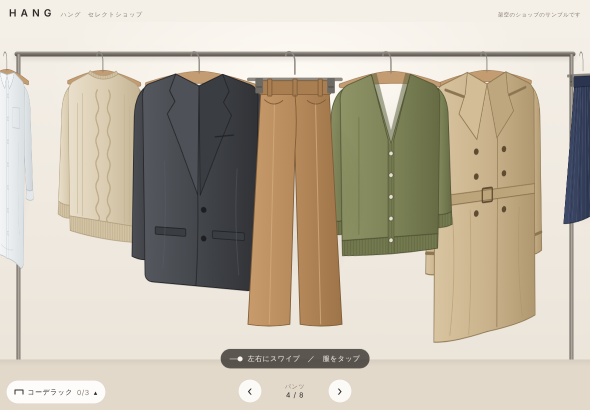
#> input picture hang/ipadL-1.png, 1180 x 820 px (shown at 1/2 size)
$ python cutout-chester-coat.py ../ipadL-1.png ../ipadL-2.png ../ipadL-2.png
#> lines starting #> are read from the running program, lines starting #| are printed output that depends on the picture; after the words box and inside, x2 and y2 are one past the last pixel; in counts of white or black regions, pixels touching at a corner belong together
"""コート写真の背景を取り除き、背景透過の画像にする（ハンガーとフックは残す）。"""
import sys
import cv2
import numpy as np
from PIL import Image

src, out_png, out_webp = sys.argv[1], sys.argv[2], sys.argv[3]
img = cv2.cvtColor(np.array(Image.open(src).convert('RGB')), cv2.COLOR_RGB2BGR)
H, W = img.shape[:2]
#> H = 820; W = 1180
lum = cv2.cvtColor(img, cv2.COLOR_BGR2GRAY)
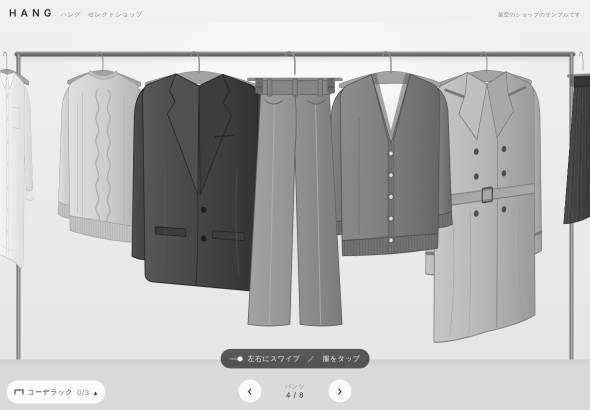
#> lum: shape (820, 1180) (shown at 1/2 size); min 30, max 255, mean 185.8

# ---- 1. GrabCut（コート本体とハンガー） ----
# 手でなぞったコートの輪郭（元画像の座標）。この線の内側は確実にコート、外側は確実に背景とし、
# 線の近く（±BAND px）だけを GrabCut に判定させる（背景の光とコートの色が近いため）
OUTLINE = [
    (430, 150), (470, 112), (540, 106), (590, 140), (615, 150), (690, 200), (752, 252), (800, 300), (815, 360),
    (840, 480), (862, 600), (885, 750), (900, 900), (908, 1035), (860, 1045), (800, 1042), (805, 1100), (810, 1300),
    (812, 1507), (500, 1512), (188, 1507), (195, 1300), (205, 1100), (215, 1045), (165, 1045), (117, 1042), (122, 900),
    (135, 750), (150, 600), (170, 480), (195, 360), (215, 300), (245, 262), (330, 205), (395, 160),
]
BAND = 30
poly = np.zeros((H, W), np.uint8)
cv2.fillPoly(poly, [np.array(OUTLINE, np.int32)], 255)
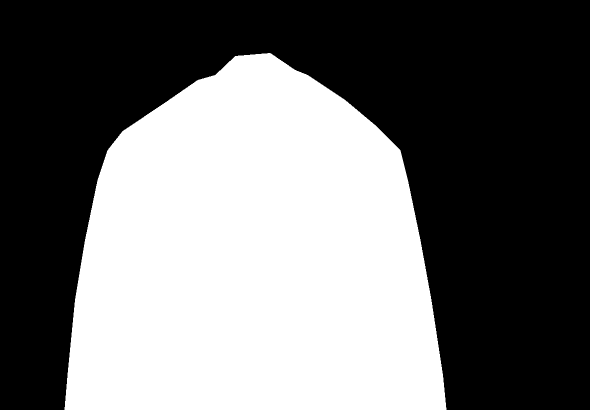
#> poly: shape (820, 1180) (shown at 1/2 size); 44.1% white; 1 white region, box (x1, y1, x2, y2) and area: (129, 106, 893, 820) 426429
k = cv2.getStructuringElement(cv2.MORPH_ELLIPSE, (2 * BAND + 1, 2 * BAND + 1))
inner = cv2.erode(poly, k)
outer = cv2.dilate(poly, k)
mask = np.full((H, W), cv2.GC_BGD, np.uint8)
mask[outer > 0] = cv2.GC_PR_BGD
mask[poly > 0] = cv2.GC_PR_FGD
mask[inner > 0] = cv2.GC_FGD
mask[lum < 30] = cv2.GC_BGD
mask[1516:, :] = cv2.GC_BGD  # 裾より下（背景の光）
bgd = np.zeros((1, 65), np.float64)
fgd = np.zeros((1, 65), np.float64)
cv2.grabCut(img, mask, None, bgd, fgd, 6, cv2.GC_INIT_WITH_MASK)
body = np.where((mask == cv2.GC_FGD) | (mask == cv2.GC_PR_FGD), 255, 0).astype(np.uint8)

# いちばん大きい塊だけを残し、内側の穴を埋める
n, labels, stats, _ = cv2.connectedComponentsWithStats(body)
if n > 1:
    big = 1 + int(np.argmax(stats[1:, cv2.CC_STAT_AREA]))
    body = np.where(labels == big, 255, 0).astype(np.uint8)
inv = cv2.bitwise_not(body)
cv2.floodFill(inv, None, (0, 0), 0)
body = cv2.bitwise_or(body, inv)
body = cv2.morphologyEx(body, cv2.MORPH_OPEN, np.ones((3, 3), np.uint8))

# ---- 2. フック（背景との差で取り出す。上部の細い金属） ----
top = 118
region = img[:top].astype(np.float32)
bgest = cv2.blur(cv2.medianBlur(img[:top], 21), (15, 15)).astype(np.float32)
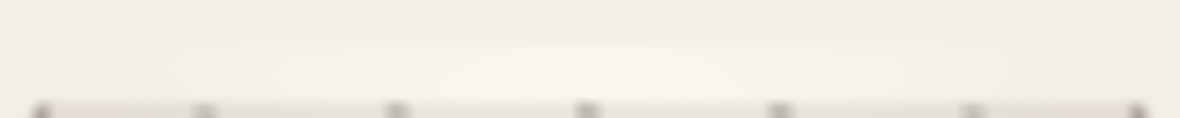
#> bgest: shape (118, 1180, 3) float32; mean B, G, R 230.7, 238.4, 243.1
diff = np.abs(region - bgest).max(axis=2)
hook = np.zeros((H, W), np.uint8)
hm = (diff > 13).astype(np.uint8) * 255
#> hm: shape (118, 1180); 10% white; 43 white regions (19 under 20 px), largest, box (x1, y1, x2, y2) and area: (29, 99, 1151, 118) 12405, (65, 18, 78, 33) 141, (19, 18, 32, 33) 134
hm[:, :430] = 0
hm[:, 600:] = 0
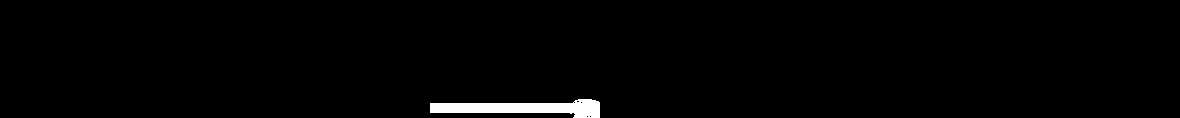
#> hm: shape (118, 1180); 1.4% white; 1 white region, box (x1, y1, x2, y2) and area: (430, 99, 600, 118) 1913
# 細い線として連続している部分だけ（ノイズを除く）
n2, lab2, st2, _ = cv2.connectedComponentsWithStats(hm)
#> n2 = 2; st2 = [[0, 0, 1180, 118, 137327], [430, 99, 170, 19, 1913]]
keep = np.zeros_like(hm)
for i in range(1, n2):
    if st2[i, cv2.CC_STAT_AREA] >= 40:
        keep[lab2 == i] = 255
keep = cv2.dilate(keep, np.ones((2, 2), np.uint8))
#> keep: shape (118, 1180); 1.5% white; 1 white region, box (x1, y1, x2, y2) and area: (430, 99, 601, 118) 2084
hook[:top] = keep
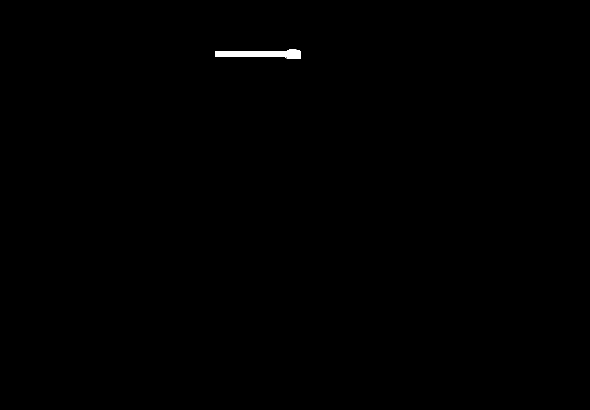
#> hook: shape (820, 1180) (shown at 1/2 size); 0.22% white; 1 white region, box (x1, y1, x2, y2) and area: (430, 99, 601, 118) 2084
alpha = cv2.bitwise_or(body, hook)
#> alpha: shape (820, 1180); 43.5% white; 2 white regions, box (x1, y1, x2, y2) and area: (99, 137, 922, 820) 418872, (430, 99, 601, 118) 2084
#> body: shape (820, 1180); 43.3% white; 1 white region, box (x1, y1, x2, y2) and area: (99, 137, 922, 820) 418872

# ---- 3. 縁をなめらかに（1px程度） ----
soft = cv2.GaussianBlur(alpha, (3, 3), 0.8)
rgba = np.dstack([cv2.cvtColor(img, cv2.COLOR_BGR2RGB), soft])
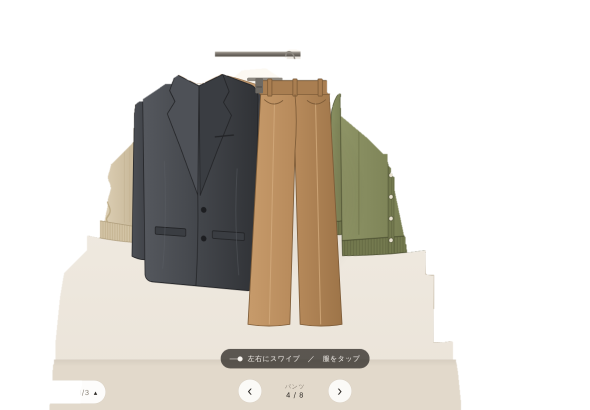
#> rgba: shape (820, 1180, 4) (shown at 1/2 size); mean R, G, B, A 194, 184.9, 168.2, 110.9; transparent parts drawn white

# ---- 4. 余白を切り詰める ----
ys, xs = np.where(soft > 8)
m = 6
y0, y1 = max(0, ys.min() - m), min(H, ys.max() + m + 1)
#> y0 = 92; y1 = 820
x0, x1 = max(0, xs.min() - m), min(W, xs.max() + m + 1)
#> x0 = 92; x1 = 929
crop = rgba[y0:y1, x0:x1]
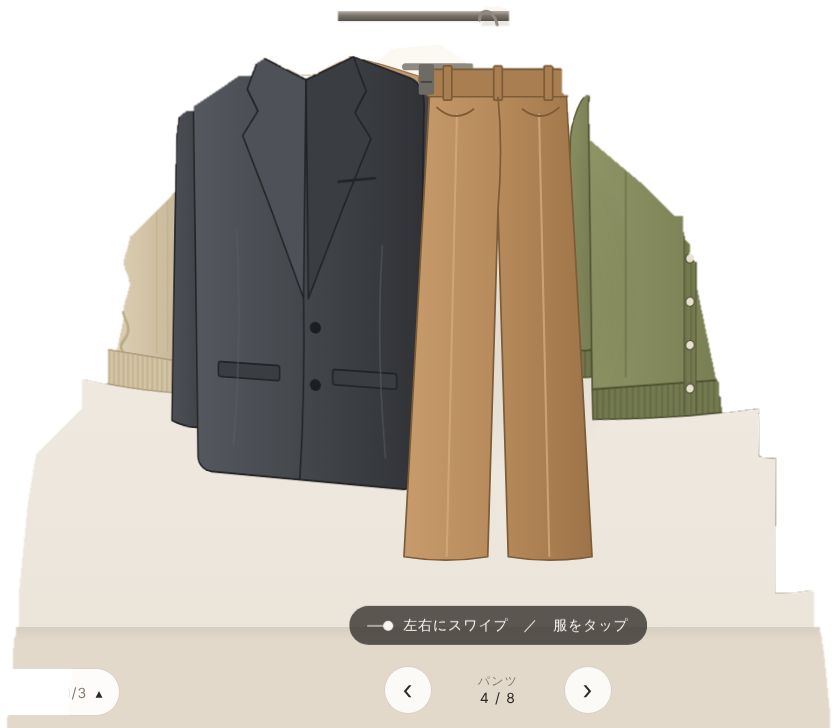
#> crop: shape (728, 837, 4); mean R, G, B, A 179, 169.5, 150.8, 176.2; transparent parts drawn white
out = Image.fromarray(crop, 'RGBA')
out.save(out_png, optimize=True)
out.save(out_webp, quality=88, method=6)

# フックの頂点（いちばん上の不透明な点）を、切り抜き後の座標で出力
hy, hx = np.where(crop[:, :, 3] > 100)
t = hy.min()
#> t = 7
tx = int(np.median(hx[hy <= t + 2]))
#> tx = 494
print(f'crop=({x0},{y0})-({x1},{y1}) size={out.size} hookTop=({tx},{t}) anchor=({tx / out.size[0]:.4f},{t / out.size[1]:.4f}) aspect={out.size[0] / out.size[1]:.4f}')
#| crop=(92,92)-(929,820) size=(837, 728) hookTop=(494,7) anchor=(0.5902,0.0096) aspect=1.1497

$ run again, on hang/phone-1.png
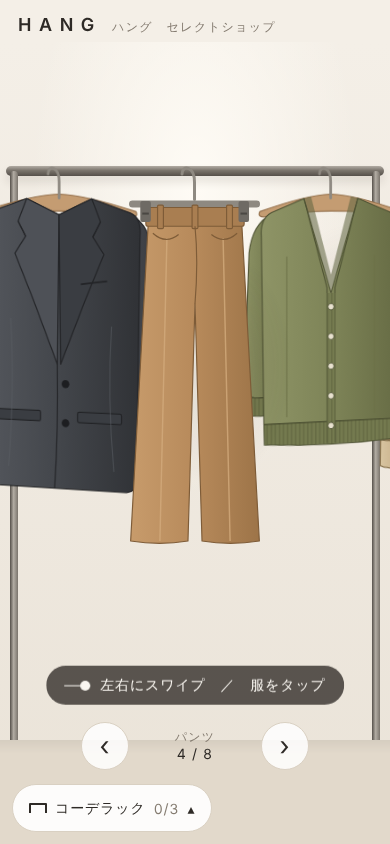
#> input picture hang/phone-1.png, 390 x 844 px
#> `cv2.fillPoly(poly, [np.array(OUTLINE, np.int32)], 255)`:
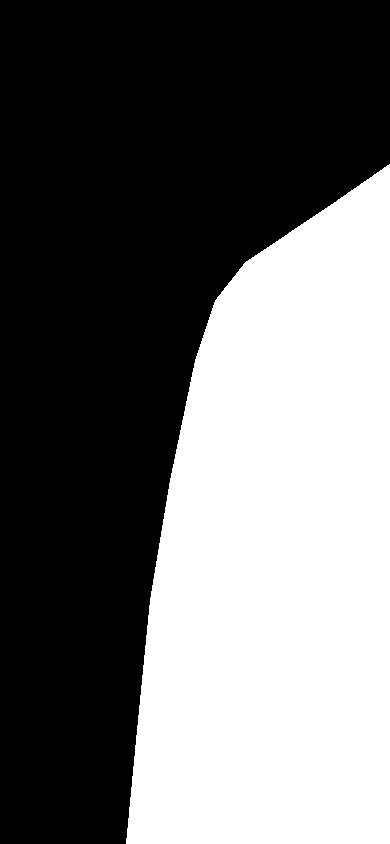
#> poly: shape (844, 390); 42% white; 1 white region, box (x1, y1, x2, y2) and area: (126, 164, 390, 844) 138207
#> lab2: shape (118, 390) int32; every value is 0
#> n2 = 1; st2 = [[0, 0, 390, 118, 46020]]
#> hook: shape (844, 390); every value is 0
#> alpha: shape (844, 390); 42.8% white; 1 white region, box (x1, y1, x2, y2) and area: (97, 198, 390, 844) 140802
#> y0 = 191; y1 = 844
#> x0 = 90; x1 = 390
#> `crop = rgba[y0:y1, x0:x1]`:
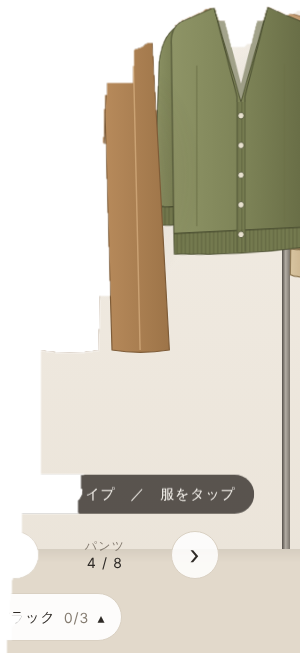
#> crop: shape (653, 300, 4); mean R, G, B, A 184.3, 173.5, 152.7, 183.3; transparent parts drawn white
#> t = 7
#> tx = 214
#| crop=(90,191)-(390,844) size=(300, 653) hookTop=(214,7) anchor=(0.7133,0.0107) aspect=0.4594

$ run again, on hang/phone-2.png
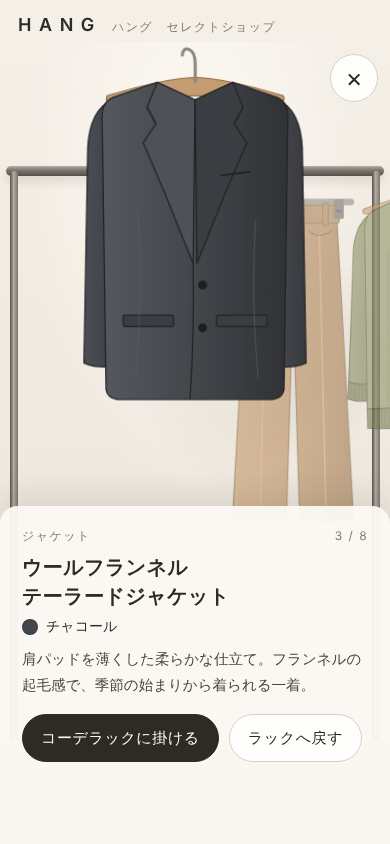
#> input picture hang/phone-2.png, 390 x 844 px
#> `cv2.fillPoly(poly, [np.array(OUTLINE, np.int32)], 255)`:
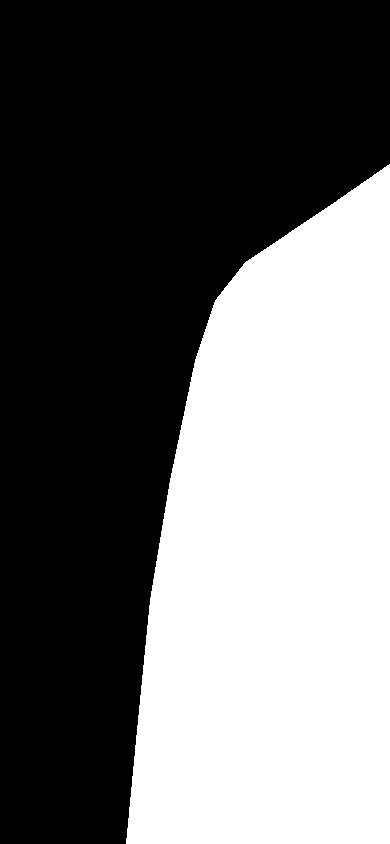
#> poly: shape (844, 390); 42% white; 1 white region, box (x1, y1, x2, y2) and area: (126, 164, 390, 844) 138207
#> lab2: shape (118, 390) int32; every value is 0
#> n2 = 1; st2 = [[0, 0, 390, 118, 46020]]
#> hook: shape (844, 390); every value is 0
#> alpha: shape (844, 390); 41.1% white; 1 white region, box (x1, y1, x2, y2) and area: (96, 199, 390, 844) 135234
#> y0 = 192; y1 = 844
#> x0 = 89; x1 = 390
#> `crop = rgba[y0:y1, x0:x1]`:
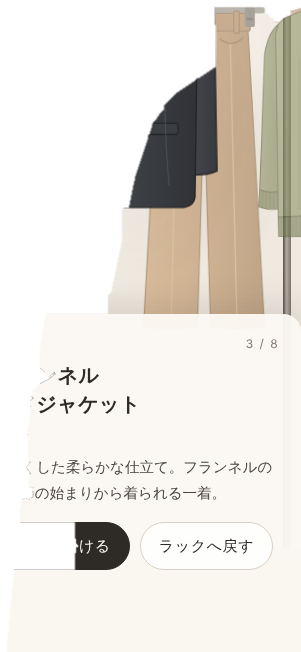
#> crop: shape (652, 301, 4); mean R, G, B, A 190.5, 186, 179.2, 175.7; transparent parts drawn white
#> t = 7
#> tx = 241
#| crop=(89,192)-(390,844) size=(301, 652) hookTop=(241,7) anchor=(0.8007,0.0107) aspect=0.4617
